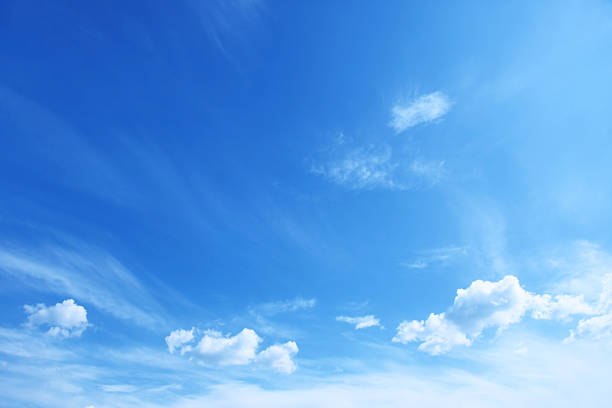
#> input picture data/pic01.jpeg, 612 x 408 px; its folder holds 4 pictures in this run
$ python picture_analysis.py
#> lines starting #> are read from the running program, lines starting #| are printed output that depends on the picture; long printed decimals are rounded
import imageio
import numpy
import os
import glob
import pandas

from sklearn.cluster import AgglomerativeClustering
from sklearn.preprocessing import normalize

import scipy.cluster.hierarchy as shc
import matplotlib.pyplot as pyplot

def getrgb(filepath):
#> called with filepath = 'data/pic01.jpeg'
	imimage = imageio.imread(filepath, pilmode='RGB')
#> imimage is the input picture: shape (408, 612, 3); mean R, G, B 92.7, 159.3, 230.1
	imimage_process = imimage/255
	imimage_process = imimage_process.sum(axis=0).sum(axis=0)/imimage_process.shape[0]*imimage_process.shape[1]
#> imimage_process = [136202.8, 233951.4, 337967.7]
	imimage_process = imimage_process/numpy.linalg.norm(imimage_process, ord=None)
#> imimage_process = [0.315, 0.54, 0.78]
	return imimage_process


# image_one = getrgb('data/pic01.jpeg')
# print(image_one)

dataset=pandas.DataFrame()

for filepath in glob.glob('data/*'):
	image_features = pandas.DataFrame(getrgb(filepath))
#> image_features = table of 3 rows and 1 columns
	image_features = pandas.DataFrame.transpose(image_features)
#> image_features = table of 1 rows and 3 columns
	image_features['path'] = filepath
	dataset = pandas.concat([dataset, image_features])
#> dataset = table of 1 rows and 4 columns

dataset = dataset.sort_values(by=['path'])
#> dataset = table of 4 rows and 4 columns

print(dataset)
#|           0         1         2             path
#| 0  0.3145  0.5403  0.7805  data/pic01.jpeg
#| 0  0.1485  0.3009  0.942  data/pic02.jpeg
#| 0  0.3055  0.5588  0.771  data/pic03.jpeg
#| 0  0.8923  0.4499  0.03836  data/pic04.jpeg

data = dataset.iloc[:,0:3]
#> data = table of 4 rows and 3 columns
print(data)
#|           0         1         2
#| 0  0.3145  0.5403  0.7805
#| 0  0.1485  0.3009  0.942
#| 0  0.3055  0.5588  0.771
#| 0  0.8923  0.4499  0.03836
data = pandas.DataFrame(normalize(data))


pyplot.title("Dendrogram")
dendrogram_object = shc.dendrogram(shc.linkage(data, method='ward'))
#> dendrogram_object = 6 items
pyplot.savefig("den.png")
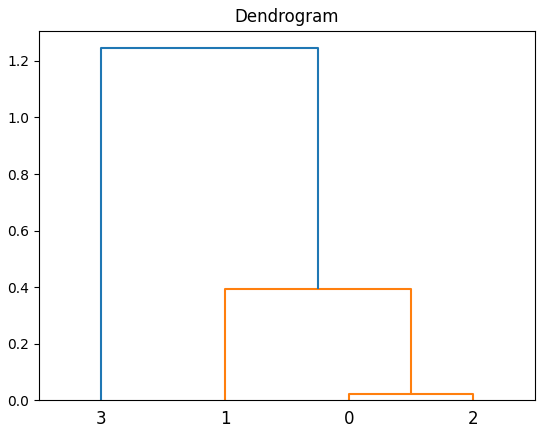
#> figure drawn by matplotlib, 1 panel
pyplot.close()


#> (the run stopped early here; a loop or call above may not have finished)
